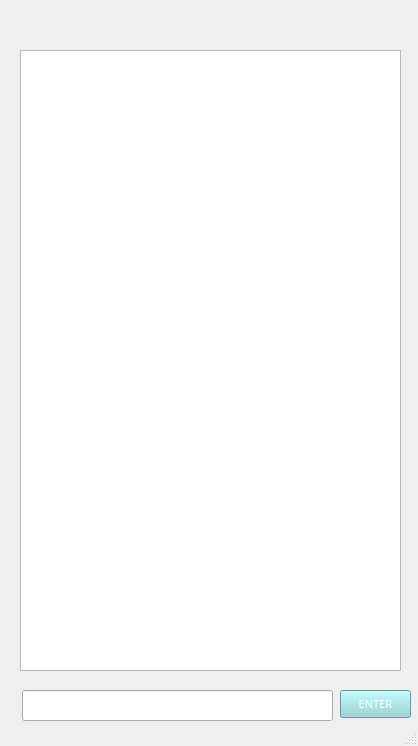
<?xml version="1.0" encoding="UTF-8"?>
<ui version="4.0">
 <class>MainWindow</class>
 <widget class="QMainWindow" name="MainWindow">
  <property name="geometry">
   <rect>
    <x>0</x>
    <y>0</y>
    <width>418</width>
    <height>746</height>
   </rect>
  </property>
  <property name="windowTitle">
   <string>MainWindow</string>
  </property>
  <widget class="QWidget" name="centralwidget">
   <widget class="QPushButton" name="pushButton">
    <property name="geometry">
     <rect>
      <x>340</x>
      <y>690</y>
      <width>71</width>
      <height>28</height>
     </rect>
    </property>
    <property name="font">
     <font>
      <family>Gilroy</family>
      <pointsize>8</pointsize>
      <italic>false</italic>
      <bold>false</bold>
     </font>
    </property>
    <property name="styleSheet">
     <string notr="true">background-color: rgb(141, 212, 212);
font: 8pt &quot;Gilroy&quot;;
color: rgb(255, 255, 255);</string>
    </property>
    <property name="text">
     <string>ENTER</string>
    </property>
    <property name="checkable">
     <bool>false</bool>
    </property>
    <property name="checked">
     <bool>false</bool>
    </property>
   </widget>
   <widget class="QTextBrowser" name="textBrowser">
    <property name="geometry">
     <rect>
      <x>20</x>
      <y>50</y>
      <width>381</width>
      <height>621</height>
     </rect>
    </property>
   </widget>
   <widget class="QLineEdit" name="lineEdit">
    <property name="geometry">
     <rect>
      <x>22</x>
      <y>690</y>
      <width>311</width>
      <height>31</height>
     </rect>
    </property>
   </widget>
  </widget>
  <widget class="QStatusBar" name="statusbar"/>
 </widget>
 <resources/>
 <connections/>
</ui>
